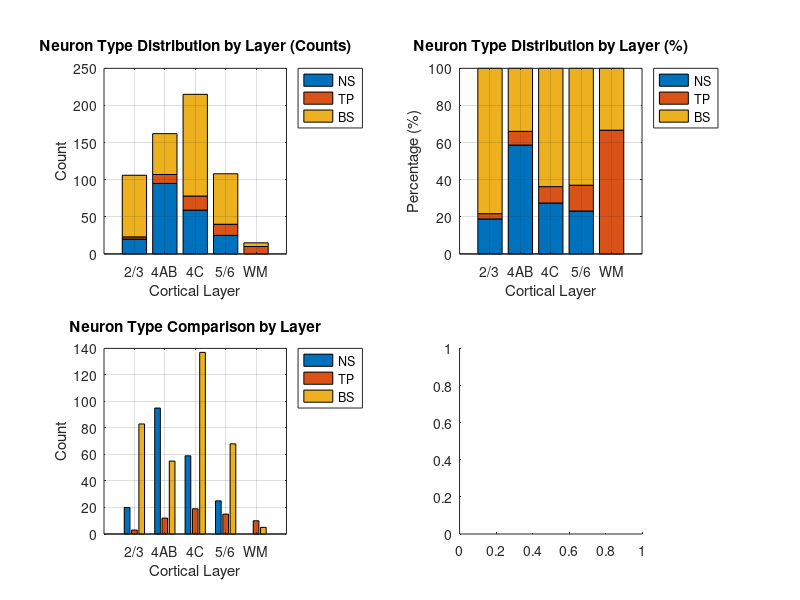

Write the MATLAB code that produced this figure. (Note: this script raises an error after producing the figure.)
% Create the contingency table: rows are layers, columns are neuron types (NS, TP, BS)
contingency_table = [
    20, 3, 83;   % Layer 2/3: NS, TP, BS
    95, 12, 55;  % Layer 4AB: NS, TP, BS
    59, 19, 137; % Layer 4C: NS, TP, BS
    25, 15, 68;  % Layer 5/6: NS, TP, BS
    0, 10, 5     % WM: NS, TP, BS
];

% Layer and neuron type labels for reference
layer_labels = {'2/3', '4AB', '4C', '5/6', 'WM'};
neuron_labels = {'NS', 'TP', 'BS'};

% Calculate percentages for visualization
row_sums = sum(contingency_table, 2);
percentages = 100 * contingency_table ./ row_sums;

% Set up the figure
figure('Position', [100, 100, 1200, 900]);

% 1. Stacked bar chart showing raw counts
subplot(2, 2, 1);
bar(contingency_table, 'stacked');
xlabel('Cortical Layer');
ylabel('Count');
title('Neuron Type Distribution by Layer (Counts)');
set(gca, 'XTickLabel', layer_labels);
legend(neuron_labels, 'Location', 'northeastoutside');
grid on;

% 2. Stacked bar chart showing percentages
subplot(2, 2, 2);
bar(percentages, 'stacked');
xlabel('Cortical Layer');
ylabel('Percentage (%)');
title('Neuron Type Distribution by Layer (%)');
set(gca, 'XTickLabel', layer_labels);
legend(neuron_labels, 'Location', 'northeastoutside');
grid on;

% 3. Side-by-side bar chart for comparison
subplot(2, 2, 3);
bar(contingency_table, 'grouped');
xlabel('Cortical Layer');
ylabel('Count');
title('Neuron Type Comparison by Layer');
set(gca, 'XTickLabel', layer_labels);
legend(neuron_labels, 'Location', 'northeastoutside');
grid on;

% 4. Standardized residuals heatmap
subplot(2, 2, 4);

% Perform chi-square test
[chi2, p, dof, expected] = chi2cont(contingency_table)

% Calculate expected frequencies and residuals
residuals = (contingency_table - expected) ./ sqrt(expected);

figure
% Create heatmap of standardized residuals
imagesc(residuals);
colormap(redblue(21)); % Custom colormap from blue to red
colorbar;
caxis([-5 5]); % Set color limits for better visualization
title('Standardized Residuals');
xlabel('Neuron Type');
ylabel('Cortical Layer');
set(gca, 'XTick', 1:length(neuron_labels), 'XTickLabel', neuron_labels);
set(gca, 'YTick', 1:length(layer_labels), 'YTickLabel', layer_labels);


% Add annotation for residual values
for i = 1:size(residuals, 1)
    for j = 1:size(residuals, 2)
        if abs(residuals(i, j)) > 2
            fontColor = 'k';
            textValue = sprintf('%.1f*', residuals(i, j));
        else
            fontColor = 'k';
            textValue = sprintf('%.1f', residuals(i, j));
        end
        text(j, i, textValue, 'HorizontalAlignment', 'center', 'Color', fontColor, 'FontWeight', 'bold');
    end
end

% Add overall title with chi-square results
% sgtitle({sprintf('Chi-Square Analysis of Neuron Subtype Distribution Across Cortical Layers'), ...
%     sprintf('\\chi^2 = %.2f, p = %.2e, df = %d', chi2, p, dof)}, ...
%     'FontSize', 14, 'FontWeight', 'bold');


% Custom red-blue colormap function
function cmap = redblue(m)
    if nargin < 1
        m = 64;
    end
    
    % Define the colors
    bottom = [0, 0, 0.5];
    botmiddle = [0, 0.5, 1];
    middle = [1, 1, 1];
    topmiddle = [1, 0.5, 0];
    top = [0.5, 0, 0];
    
    % Create segments of the colormap
    n = floor(m/4);
    r1 = linspace(bottom(1), botmiddle(1), n)';
    g1 = linspace(bottom(2), botmiddle(2), n)';
    b1 = linspace(bottom(3), botmiddle(3), n)';
    
    r2 = linspace(botmiddle(1), middle(1), n)';
    g2 = linspace(botmiddle(2), middle(2), n)';
    b2 = linspace(botmiddle(3), middle(3), n)';
    
    r3 = linspace(middle(1), topmiddle(1), n)';
    g3 = linspace(middle(2), topmiddle(2), n)';
    b3 = linspace(middle(3), topmiddle(3), n)';
    
    r4 = linspace(topmiddle(1), top(1), m-3*n)';
    g4 = linspace(topmiddle(2), top(2), m-3*n)';
    b4 = linspace(topmiddle(3), top(3), m-3*n)';
    
    % Combine the segments
    cmap = [r1 g1 b1; r2 g2 b2; r3 g3 b3; r4 g4 b4];
end

% Helper function for chi-square test
function [chi2, p, dof, expected] = chi2cont(observed)
    % Calculate row and column sums
    row_sums = sum(observed, 2);
    col_sums = sum(observed, 1);
    n = sum(observed(:));
    
    % Calculate expected frequencies
    %expected = row_sums * col_sums / n;
    expected = [ col_sums./size(observed,1)].*ones(size(observed));
    
    % Calculate chi-square statistic
    chi2 = sum(((observed - expected).^2) ./ expected);
    
    % Calculate degrees of freedom
    dof = (size(observed, 1) - 1);% * (size(observed, 2) - 1);
    
    % Calculate p-value
    p = 1 - chi2cdf(chi2, dof);
end
